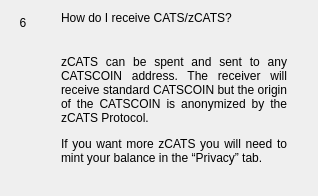
                  <widget class="QWidget" name="widgetFaq6" native="true">
                   <layout class="QHBoxLayout" name="horizontalpage_6" stretch="0,1">
                    <item alignment="Qt::AlignTop">
                     <widget class="QLabel" name="labelNumber6">
                      <property name="minimumSize">
                       <size>
                        <width>24</width>
                        <height>24</height>
                       </size>
                      </property>
                      <property name="maximumSize">
                       <size>
                        <width>16777215</width>
                        <height>24</height>
                       </size>
                      </property>
                      <property name="text">
                       <string>6</string>
                      </property>
                      <property name="alignment">
                       <set>Qt::AlignCenter</set>
                      </property>
                     </widget>
                    </item>
                    <item>
                     <layout class="QVBoxLayout" name="verticalLayoutpage_6">
                      <property name="spacing">
                       <number>0</number>
                      </property>
                      <property name="leftMargin">
                       <number>20</number>
                      </property>
                      <property name="rightMargin">
                       <number>20</number>
                      </property>
                      <item>
                       <widget class="QLabel" name="labelSubtitle6">
                        <property name="text">
                         <string>How do I receive CATS/zCATS?</string>
                        </property>
                        <property name="wordWrap">
                         <bool>true</bool>
                        </property>
                       </widget>
                      </item>
                      <item>
                       <spacer name="verticalSpacer_60">
                        <property name="orientation">
                         <enum>Qt::Vertical</enum>
                        </property>
                        <property name="sizeType">
                         <enum>QSizePolicy::Fixed</enum>
                        </property>
                        <property name="sizeHint" stdset="0">
                         <size>
                          <width>20</width>
                          <height>30</height>
                         </size>
                        </property>
                       </spacer>
                      </item>
                      <item>
                       <widget class="QLabel" name="labelContent6">
                        <property name="text">
                         <string>
                           &lt;html&gt;&lt;head/&gt;&lt;body&gt;&lt;p align=&quot;justify&quot;&gt;
                           zCATS can be spent and sent to any CATSCOIN address. The receiver will
                           receive standard CATSCOIN but the origin of the CATSCOIN is anonymized by the zCATS Protocol.
                           &lt;/p&gt;&lt;p align=&quot;justify&quot;&gt;
                           If you want more zCATS you will need to mint your balance in the “Privacy” tab.
                           &lt;/p&gt;&lt;/body&gt;&lt;/html&gt;
                         </string>
                        </property>
                        <property name="alignment">
                         <set>Qt::AlignLeading|Qt::AlignLeft|Qt::AlignTop</set>
                        </property>
                        <property name="wordWrap">
                         <bool>true</bool>
                        </property>
                       </widget>
                      </item>
                      <item>
                       <spacer name="verticalSpacer_61">
                        <property name="orientation">
                         <enum>Qt::Vertical</enum>
                        </property>
                        <property name="sizeHint" stdset="0">
                         <size>
                          <width>20</width>
                          <height>20</height>
                         </size>
                        </property>
                       </spacer>
                      </item>
                     </layout>
                    </item>
                   </layout>
                  </widget>
